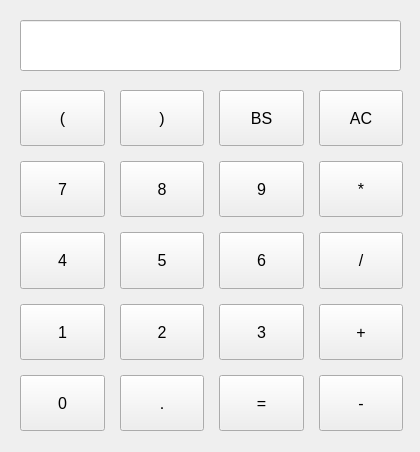
<?xml version="1.0" encoding="UTF-8"?>
<ui version="4.0">
 <class>Form</class>
 <widget class="QWidget" name="Form">
  <property name="geometry">
   <rect>
    <x>0</x>
    <y>0</y>
    <width>420</width>
    <height>452</height>
   </rect>
  </property>
  <property name="sizePolicy">
   <sizepolicy hsizetype="Preferred" vsizetype="Preferred">
    <horstretch>0</horstretch>
    <verstretch>0</verstretch>
   </sizepolicy>
  </property>
  <property name="minimumSize">
   <size>
    <width>420</width>
    <height>452</height>
   </size>
  </property>
  <property name="maximumSize">
   <size>
    <width>420</width>
    <height>452</height>
   </size>
  </property>
  <property name="windowTitle">
   <string>Grammar Calculator</string>
  </property>
  <widget class="QWidget" name="gridLayoutWidget">
   <property name="geometry">
    <rect>
     <x>20</x>
     <y>90</y>
     <width>383</width>
     <height>341</height>
    </rect>
   </property>
   <layout class="QGridLayout" name="gridLayout">
    <property name="sizeConstraint">
     <enum>QLayout::SetDefaultConstraint</enum>
    </property>
    <property name="spacing">
     <number>15</number>
    </property>
    <item row="3" column="0">
     <widget class="QPushButton" name="btn_1">
      <property name="sizePolicy">
       <sizepolicy hsizetype="Expanding" vsizetype="Expanding">
        <horstretch>0</horstretch>
        <verstretch>0</verstretch>
       </sizepolicy>
      </property>
      <property name="font">
       <font>
        <pointsize>12</pointsize>
       </font>
      </property>
      <property name="text">
       <string>1</string>
      </property>
      <attribute name="buttonGroup">
       <string notr="true">inputTokens</string>
      </attribute>
     </widget>
    </item>
    <item row="4" column="2">
     <widget class="QPushButton" name="btn_equal">
      <property name="sizePolicy">
       <sizepolicy hsizetype="Expanding" vsizetype="Expanding">
        <horstretch>0</horstretch>
        <verstretch>0</verstretch>
       </sizepolicy>
      </property>
      <property name="font">
       <font>
        <pointsize>12</pointsize>
       </font>
      </property>
      <property name="text">
       <string>=</string>
      </property>
     </widget>
    </item>
    <item row="1" column="0">
     <widget class="QPushButton" name="btn_7">
      <property name="sizePolicy">
       <sizepolicy hsizetype="Expanding" vsizetype="Expanding">
        <horstretch>0</horstretch>
        <verstretch>0</verstretch>
       </sizepolicy>
      </property>
      <property name="font">
       <font>
        <pointsize>12</pointsize>
       </font>
      </property>
      <property name="text">
       <string>7</string>
      </property>
      <attribute name="buttonGroup">
       <string notr="true">inputTokens</string>
      </attribute>
     </widget>
    </item>
    <item row="2" column="3">
     <widget class="QPushButton" name="btn_div">
      <property name="sizePolicy">
       <sizepolicy hsizetype="Expanding" vsizetype="Expanding">
        <horstretch>0</horstretch>
        <verstretch>0</verstretch>
       </sizepolicy>
      </property>
      <property name="font">
       <font>
        <pointsize>12</pointsize>
       </font>
      </property>
      <property name="text">
       <string>/</string>
      </property>
      <attribute name="buttonGroup">
       <string notr="true">inputTokens</string>
      </attribute>
     </widget>
    </item>
    <item row="2" column="1">
     <widget class="QPushButton" name="btn_5">
      <property name="sizePolicy">
       <sizepolicy hsizetype="Expanding" vsizetype="Expanding">
        <horstretch>0</horstretch>
        <verstretch>0</verstretch>
       </sizepolicy>
      </property>
      <property name="font">
       <font>
        <pointsize>12</pointsize>
       </font>
      </property>
      <property name="text">
       <string>5</string>
      </property>
      <attribute name="buttonGroup">
       <string notr="true">inputTokens</string>
      </attribute>
     </widget>
    </item>
    <item row="1" column="1">
     <widget class="QPushButton" name="btn_8">
      <property name="sizePolicy">
       <sizepolicy hsizetype="Expanding" vsizetype="Expanding">
        <horstretch>0</horstretch>
        <verstretch>0</verstretch>
       </sizepolicy>
      </property>
      <property name="font">
       <font>
        <pointsize>12</pointsize>
       </font>
      </property>
      <property name="text">
       <string>8</string>
      </property>
      <attribute name="buttonGroup">
       <string notr="true">inputTokens</string>
      </attribute>
     </widget>
    </item>
    <item row="2" column="0">
     <widget class="QPushButton" name="btn_4">
      <property name="sizePolicy">
       <sizepolicy hsizetype="Expanding" vsizetype="Expanding">
        <horstretch>0</horstretch>
        <verstretch>0</verstretch>
       </sizepolicy>
      </property>
      <property name="font">
       <font>
        <pointsize>12</pointsize>
       </font>
      </property>
      <property name="text">
       <string>4</string>
      </property>
      <attribute name="buttonGroup">
       <string notr="true">inputTokens</string>
      </attribute>
     </widget>
    </item>
    <item row="2" column="2">
     <widget class="QPushButton" name="btn_6">
      <property name="sizePolicy">
       <sizepolicy hsizetype="Expanding" vsizetype="Expanding">
        <horstretch>0</horstretch>
        <verstretch>0</verstretch>
       </sizepolicy>
      </property>
      <property name="font">
       <font>
        <pointsize>12</pointsize>
       </font>
      </property>
      <property name="text">
       <string>6</string>
      </property>
      <attribute name="buttonGroup">
       <string notr="true">inputTokens</string>
      </attribute>
     </widget>
    </item>
    <item row="3" column="2">
     <widget class="QPushButton" name="btn_3">
      <property name="sizePolicy">
       <sizepolicy hsizetype="Expanding" vsizetype="Expanding">
        <horstretch>0</horstretch>
        <verstretch>0</verstretch>
       </sizepolicy>
      </property>
      <property name="font">
       <font>
        <pointsize>12</pointsize>
       </font>
      </property>
      <property name="text">
       <string>3</string>
      </property>
      <attribute name="buttonGroup">
       <string notr="true">inputTokens</string>
      </attribute>
     </widget>
    </item>
    <item row="3" column="3">
     <widget class="QPushButton" name="btn_add">
      <property name="sizePolicy">
       <sizepolicy hsizetype="Expanding" vsizetype="Expanding">
        <horstretch>0</horstretch>
        <verstretch>0</verstretch>
       </sizepolicy>
      </property>
      <property name="font">
       <font>
        <pointsize>12</pointsize>
       </font>
      </property>
      <property name="text">
       <string>+</string>
      </property>
      <attribute name="buttonGroup">
       <string notr="true">inputTokens</string>
      </attribute>
     </widget>
    </item>
    <item row="1" column="3">
     <widget class="QPushButton" name="btn_mul">
      <property name="sizePolicy">
       <sizepolicy hsizetype="Expanding" vsizetype="Expanding">
        <horstretch>0</horstretch>
        <verstretch>0</verstretch>
       </sizepolicy>
      </property>
      <property name="font">
       <font>
        <pointsize>12</pointsize>
       </font>
      </property>
      <property name="text">
       <string>*</string>
      </property>
      <attribute name="buttonGroup">
       <string notr="true">inputTokens</string>
      </attribute>
     </widget>
    </item>
    <item row="1" column="2">
     <widget class="QPushButton" name="btn_9">
      <property name="sizePolicy">
       <sizepolicy hsizetype="Expanding" vsizetype="Expanding">
        <horstretch>0</horstretch>
        <verstretch>0</verstretch>
       </sizepolicy>
      </property>
      <property name="font">
       <font>
        <pointsize>12</pointsize>
       </font>
      </property>
      <property name="text">
       <string>9</string>
      </property>
      <attribute name="buttonGroup">
       <string notr="true">inputTokens</string>
      </attribute>
     </widget>
    </item>
    <item row="4" column="3">
     <widget class="QPushButton" name="btn_sub">
      <property name="sizePolicy">
       <sizepolicy hsizetype="Expanding" vsizetype="Expanding">
        <horstretch>0</horstretch>
        <verstretch>0</verstretch>
       </sizepolicy>
      </property>
      <property name="font">
       <font>
        <pointsize>12</pointsize>
       </font>
      </property>
      <property name="text">
       <string>-</string>
      </property>
      <attribute name="buttonGroup">
       <string notr="true">inputTokens</string>
      </attribute>
     </widget>
    </item>
    <item row="3" column="1">
     <widget class="QPushButton" name="btn_2">
      <property name="sizePolicy">
       <sizepolicy hsizetype="Expanding" vsizetype="Expanding">
        <horstretch>0</horstretch>
        <verstretch>0</verstretch>
       </sizepolicy>
      </property>
      <property name="font">
       <font>
        <pointsize>12</pointsize>
       </font>
      </property>
      <property name="text">
       <string>2</string>
      </property>
      <attribute name="buttonGroup">
       <string notr="true">inputTokens</string>
      </attribute>
     </widget>
    </item>
    <item row="4" column="0">
     <widget class="QPushButton" name="btn_0">
      <property name="sizePolicy">
       <sizepolicy hsizetype="Expanding" vsizetype="Expanding">
        <horstretch>0</horstretch>
        <verstretch>0</verstretch>
       </sizepolicy>
      </property>
      <property name="font">
       <font>
        <pointsize>12</pointsize>
       </font>
      </property>
      <property name="text">
       <string>0</string>
      </property>
      <attribute name="buttonGroup">
       <string notr="true">inputTokens</string>
      </attribute>
     </widget>
    </item>
    <item row="0" column="3">
     <widget class="QPushButton" name="btn_clear">
      <property name="sizePolicy">
       <sizepolicy hsizetype="Expanding" vsizetype="Expanding">
        <horstretch>0</horstretch>
        <verstretch>0</verstretch>
       </sizepolicy>
      </property>
      <property name="font">
       <font>
        <pointsize>12</pointsize>
       </font>
      </property>
      <property name="text">
       <string>AC</string>
      </property>
      <attribute name="buttonGroup">
       <string notr="true">inputTokens</string>
      </attribute>
     </widget>
    </item>
    <item row="4" column="1">
     <widget class="QPushButton" name="btn_dot">
      <property name="sizePolicy">
       <sizepolicy hsizetype="Expanding" vsizetype="Expanding">
        <horstretch>0</horstretch>
        <verstretch>0</verstretch>
       </sizepolicy>
      </property>
      <property name="font">
       <font>
        <pointsize>12</pointsize>
       </font>
      </property>
      <property name="text">
       <string>.</string>
      </property>
      <attribute name="buttonGroup">
       <string notr="true">inputTokens</string>
      </attribute>
     </widget>
    </item>
    <item row="0" column="2">
     <widget class="QPushButton" name="btn_bs">
      <property name="sizePolicy">
       <sizepolicy hsizetype="Expanding" vsizetype="Expanding">
        <horstretch>0</horstretch>
        <verstretch>0</verstretch>
       </sizepolicy>
      </property>
      <property name="font">
       <font>
        <pointsize>12</pointsize>
       </font>
      </property>
      <property name="text">
       <string>BS</string>
      </property>
      <attribute name="buttonGroup">
       <string notr="true">inputTokens</string>
      </attribute>
     </widget>
    </item>
    <item row="0" column="1">
     <widget class="QPushButton" name="btn_rp">
      <property name="sizePolicy">
       <sizepolicy hsizetype="Expanding" vsizetype="Expanding">
        <horstretch>0</horstretch>
        <verstretch>0</verstretch>
       </sizepolicy>
      </property>
      <property name="font">
       <font>
        <pointsize>12</pointsize>
       </font>
      </property>
      <property name="text">
       <string>)</string>
      </property>
      <attribute name="buttonGroup">
       <string notr="true">inputTokens</string>
      </attribute>
     </widget>
    </item>
    <item row="0" column="0">
     <widget class="QPushButton" name="btn_lp">
      <property name="enabled">
       <bool>true</bool>
      </property>
      <property name="sizePolicy">
       <sizepolicy hsizetype="Expanding" vsizetype="Expanding">
        <horstretch>0</horstretch>
        <verstretch>0</verstretch>
       </sizepolicy>
      </property>
      <property name="font">
       <font>
        <pointsize>12</pointsize>
       </font>
      </property>
      <property name="text">
       <string>(</string>
      </property>
      <property name="flat">
       <bool>false</bool>
      </property>
      <attribute name="buttonGroup">
       <string notr="true">inputTokens</string>
      </attribute>
     </widget>
    </item>
   </layout>
  </widget>
  <widget class="QLineEdit" name="lineEdit">
   <property name="geometry">
    <rect>
     <x>20</x>
     <y>20</y>
     <width>381</width>
     <height>51</height>
    </rect>
   </property>
   <property name="font">
    <font>
     <pointsize>20</pointsize>
    </font>
   </property>
   <property name="layoutDirection">
    <enum>Qt::LeftToRight</enum>
   </property>
   <property name="text">
    <string/>
   </property>
   <property name="alignment">
    <set>Qt::AlignRight|Qt::AlignTrailing|Qt::AlignVCenter</set>
   </property>
  </widget>
 </widget>
 <resources/>
 <connections/>
 <buttongroups>
  <buttongroup name="inputTokens"/>
 </buttongroups>
</ui>
